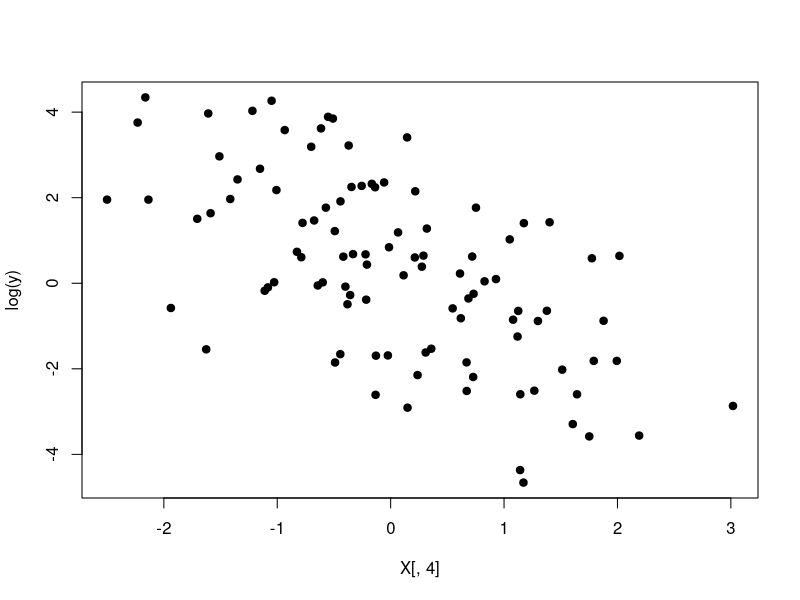

Write R code to recreate this figure.
# Numerical estimation of the MLE of a multivariate model

# simulate exponential regression
n = 100
p = 3

# First we generate the 'true' data, i.e. the covariates, the beta
# (true parameter), and the mean
X = matrix(rnorm(n*p), nrow = n, ncol = p)
X = cbind(1, X)

betaVec = c(1, 1, 0.5, -1)

# each Y_i has its own mean, mu_i, which we get by combining each x_i with beta
# and taking the exp. I.e. Y_i = exp(beta_1 + x_i2*beta_2 + x+i3*beta_3 + x_i4*beta_4)
mu = exp(X %*% betaVec)


# Now we generate the observations y from an exponential distribution with mean
# of the true data. However, `rexp` expects a 'rate' argument with is 1/mean
y = rexp(n, 1/mu)

# plot the response to the first covariate (x_2)
# since the mean is an exponential, we need to plot the log of y
# to see a linear dependency in the plot
# plotting the second feature, corresponding to beta=1 will give a positive
# dependency, while plotting the fourth feature (beta=-1) will give a negative
# dependency
plot(X[,4], log(y), pch=19)

# now we want to estimate the parameters - beta - from the observations
# and the covariates. This is done with the 'optim' 
# define the log likelihood function, to be used by optim
logLikeRegExp = function(beta, y, X) {
  # since rate is 1/mean
  mu = exp(X %*% beta)
  # use the log density function, and return the sum
  return (sum(dexp(y, rate = 1/mu, log = TRUE)))
}

# now optimize to find the MLE
# find initial values by linear regression
lmFit = lm(log(y) ~ 0 + X)
initVal = lmFit$coefficients

optRes = optim(initVal, fn = logLikeRegExp, gr = NULL, method = "BFGS", y = y, X = X, 
               control = list(fnscale = -1), hessian = TRUE)
betaHat = optRes$par

# Let's find the standard error
# The negative hessian at betaHat is equivalent to the observed Fisher information
# and the inverse of the negative hessian is an estimator of the asymptotic
# covariance matrix (https://stats.stackexchange.com/a/68095/494223)
covBetaHat = -solve(optRes$hessian)
stdErr = sqrt(diag(covBetaHat))

# to calculate the 95% confidence interval for betaHat we need to multiply
# the standard error with 1.96. This is the value z for which P(betaHat > z) = (1-0.95)/2
# (see http://www.stat.yale.edu/Courses/1997-98/101/confint.htm)
# the number can be retrieved by qnorm(1 - (1-0.95)/2)
# So the interval is (betaHat-1.96*stdErr, betaHat+1.96*stdErr)
confInterval = c(betaHat-1.96*stdErr, betaHat+1.96*stdErr)
confInterval


